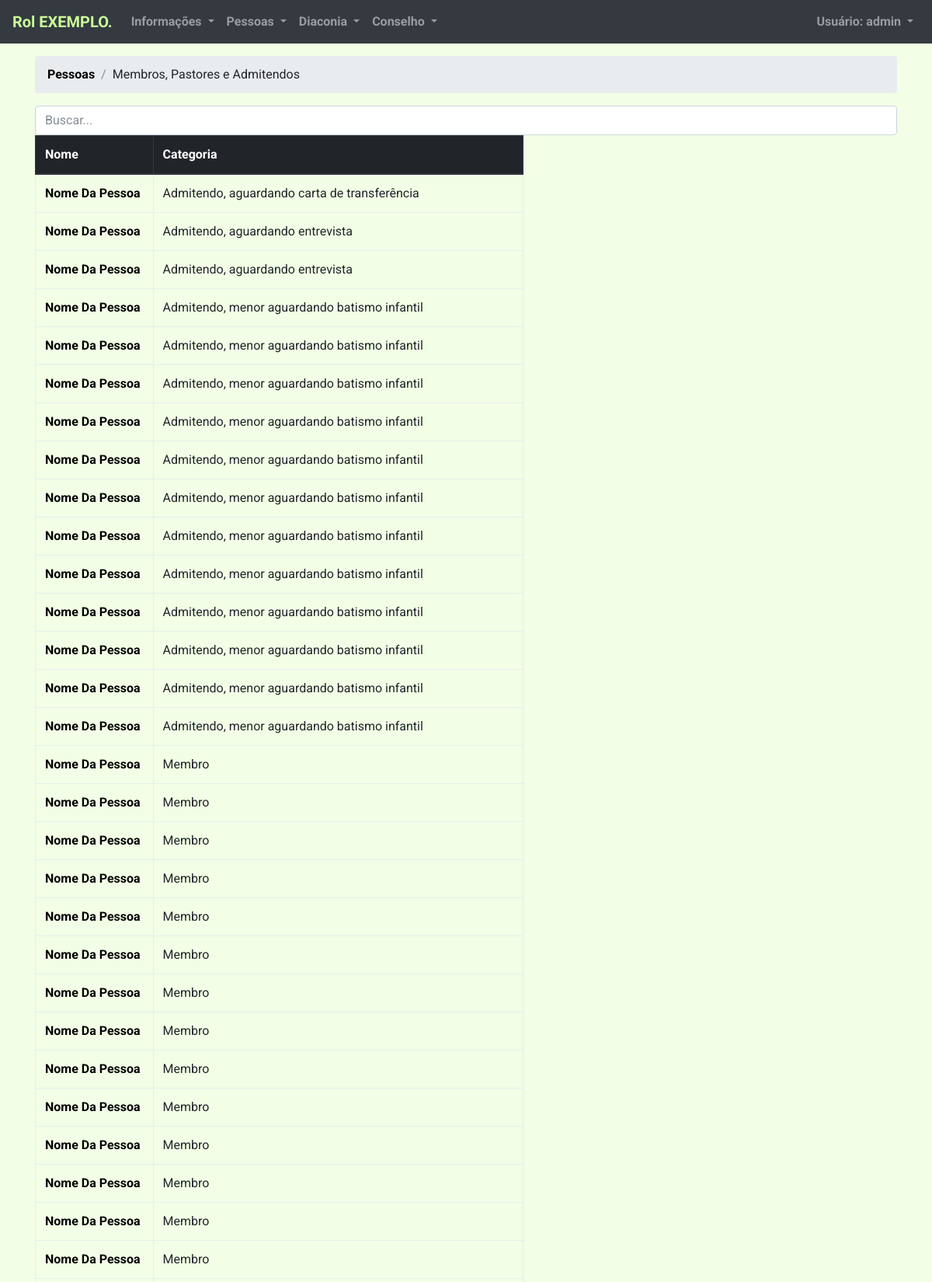
The app's page /pessoas/membros/ (signed in, upper part) with its own data.
### rol/models.py (models this page shows, shortened)
class Pessoa(models.Model):
    def pic_pessoa_id(self, filename):
        return 'pics/{0}'.format(self.id)
    nome = models.CharField(max_length=256)
    nome_ascii = models.CharField(max_length=256, null=True,blank=True)
    apelido = models.CharField(max_length=256, null=True,blank=True)
    sexo = models.CharField(max_length=1, choices=[('M','Masculino'),('F','Feminino')], null=True,blank=True)
    comungante = models.NullBooleanField(null=True,blank=True)
    categoria = models.ForeignKey(Categoria, related_name='pessoas', null=True,blank=True, on_delete=models.DO_NOTHING)
    foto = models.ImageField(upload_to=pic_pessoa_id, null=True,blank=True)
    pai = models.ForeignKey('self', related_name='filhos_p', null=True,blank=True, on_delete=models.DO_NOTHING)
    mae = models.ForeignKey('self', related_name='filhos_m', null=True,blank=True, on_delete=models.DO_NOTHING)
    chefe_familia = models.ForeignKey('self', related_name='membros_da_familia', null=True,blank=True, on_delete=models.DO_NOTHING)
    pai_biologico = models.ForeignKey('self', related_name='filhos_biologicos_p', null=True,blank=True, on_delete=models.DO_NOTHING)
    mae_biologica = models.ForeignKey('self', related_name='filhos_biologicos_m', null=True,blank=True, on_delete=models.DO_NOTHING)
    data_nascimento = models.DateField(null=True,blank=True)
    data_falecimento = models.DateField(null=True,blank=True)
    forma_admissao_pretendida = models.ForeignKey(TipoAdmissao, related_name='pessoas', null=True,blank=True, on_delete=models.DO_NOTHING)
    entrevista_admissao_realizada = models.NullBooleanField(null=True,blank=True)
    carta_transferencia_requisitada = models.NullBooleanField(null=True,blank=True)
    cpf = models.CharField(max_length=14, null=True,blank=True)
    rg = models.CharField(max_length=30, null=True,blank=True)
    estado_civil = models.ForeignKey(TipoEstadoCivil, related_name='pessoas', null=True,blank=True, on_delete=models.DO_NOTHING)
    conjuge = models.ForeignKey('self', related_name='pessoa_conjuge', null=True,blank=True, on_delete=models.DO_NOTHING)
    nao_conjuge = models.ForeignKey('self', related_name='pessoa_nao_conjuge', null=True,blank=True, on_delete=models.DO_NOTHING)
    estado_civil_complemento = models.ForeignKey(TipoEstadoCivilComplemento, related_name='pessoas', null=True,blank=True, on_delete=models.DO_NOTHING)
    data_inicio_relacionamento = models.DateField(null=True,blank=True)
    igreja_origem = models.ForeignKey(Igreja, related_name='pessoas', null=True,blank=True, on_delete=models.DO_NOTHING)
    batismo_quando = models.CharField(max_length=256, null=True,blank=True)
    batismo_onde = models.CharField(max_length=256, null=True,blank=True)
    profissao_fe_quando = models.CharField(max_length=256, null=True,blank=True)
    profissao_fe_onde = models.CharField(max_length=256, null=True,blank=True)
    razoes_pedido_admissao = models.TextField(null=True,blank=True)
    observacoes_legado = models.TextField(null=True,blank=True)
    data_pedido_admissao = models.DateField(null=True,blank=True)
    tem_filhos = models.NullBooleanField(null=True,blank=True)
    naturalidade = models.CharField(max_length=256, null=True,blank=True)
    data_update = models.DateField(null=True,blank=True)
    user_update = models.ForeignKey(User, related_name='atualizado_por', null=True, blank=True, on_delete=models.DO_NOTHING)
    rol = models.ForeignKey(Rol, related_name='pessoas_rol', on_delete=models.DO_NOTHING)
    talentos = models.ManyToManyField(Talento,related_name='banco_talentos')
    class Meta:
        ordering = ['nome_ascii']

class Categoria(models.Model):
    descricao = models.CharField(max_length=256)
    agregador = models.ForeignKey(AgregadorCategoria, related_name="categorias", on_delete=models.DO_NOTHING)
    detalhes = models.CharField(max_length=256, null=True,blank=True)
    def __str__(self):
        return self.descricao
    class Meta:
        ordering = ['descricao']

### rol/views/pessoas.py (the view)
# urls.py: url(r'^pessoas/membros/$', views.pessoas_membros, name='pessoas_membros'),
@login_required
@user_passes_test(lambda u: u.has_perm('rol.add_pessoa'))
def pessoas_membros(request):
    pessoas = Pessoa.objects.exclude(categoria = None).exclude(categoria_id__in=[15,5,7,48,50,52,67,12]).order_by('categoria','nome')
    return render(request, 'pessoas.html', {'pessoas': pessoas, 'categorias':"Membros, Pastores e Admitendos"})

### templates/pessoas.html
{% extends 'base.html' %}
{% block breadcrumb %}
<li class="breadcrumb-item"><a class="loadme" href="{% url 'home' %}">Pessoas</a></li>
<li class="breadcrumb-item">{{categorias}}</li>
{% endblock %}
{% block content %}
<div>
    <form>
        <input type="text" class="form-control" id="search-input" placeholder="Buscar..." autocomplete="off">
    </form>
</div>
<table id="table-pessoas" class="table table-bordered table-responsive">
  <thead class="thead-dark">
    <tr>
      <th>Nome</th>
      <th>Categoria</th>
    </tr>
  </thead>
  <tbody>
    {% for p in pessoas %}
      <tr>
        <td class="nome-pessoa"><a class="loadme" href="{% url 'pessoa' p.pk %}">{{ p.nome }}</a> <span style="font-size: 0;" > {{p.nome_ascii}} </span></td>
        <td class="categoria-pessoa">{{ p.categoria }}</td>
      </tr>
    {% endfor %}
  </tbody>
</table>
{% endblock %}

### templates/base.html (shortened to what this page needs)
{% load static %}<!DOCTYPE html>
<html>
  <head>
    <link rel="stylesheet" href="{% static 'css/bootstrap.min.css' %}">
    <link rel="stylesheet" href="{% static 'css/app.css' %}">
    <link rel="stylesheet" href="{% static 'css/datepicker.min.css' %}">
    <link rel="stylesheet" href="{% static 'css/select2.min.css' %}">
  </head>
  {% if user.is_authenticated %}
  <body>
    {% block body %}
    <nav class="navbar navbar-expand-md navbar-dark fixed-top bg-dark">
      <a class="navbar-brand loadme" href="{% url 'home' %}" style="color: #ccff99;">Rol EXEMPLO.</a>
      <div class="collapse navbar-collapse" id="navbarCollapse">
        <ul class="navbar-nav mr-auto">
          <li class="nav-item">
            <ul class="navbar-nav ml-auto">
              <li class="nav-item dropdown">
                <a class="nav-link dropdown-toggle" href="#" id="boletimMenu" data-toggle="dropdown" aria-haspopup="true" aria-expanded="false">
                  Informações
                </a>
              </li>
            </ul>
          </li>
          {% if perms.rol.add_pessoa %}
          <li class="nav-item active">
            <ul class="navbar-nav ml-auto">
              <li class="nav-item dropdown">
                <a class="nav-link dropdown-toggle" href="#" id="pessoasMenu" data-toggle="dropdown" aria-haspopup="true" aria-expanded="false">
                  Pessoas
                </a>
              </li>
            </ul>
          </li>
          <li class="nav-item active">
            <ul class="navbar-nav ml-auto">
              <li class="nav-item dropdown">
                <a class="nav-link dropdown-toggle" href="#" id="pessoasMenu" data-toggle="dropdown" aria-haspopup="true" aria-expanded="false">
                  Diaconia
                </a>
              </li>
            </ul>
          </li>
          {% endif %}
          {% if perms.rol.add_ata %}
          <li class="nav-item">
            <ul class="navbar-nav ml-auto">
              <li class="nav-item dropdown">
                <a class="nav-link dropdown-toggle" href="#" id="conselhoMenu" data-toggle="dropdown" aria-haspopup="true" aria-expanded="false">
                  Conselho
                </a>
              </li>
            </ul>
          </li>
          {% endif %}
        </ul>
        <ul class="navbar-nav ml-auto">
          <li class="nav-item dropdown">
            <a class="nav-link dropdown-toggle" href="#" id="userMenu" data-toggle="dropdown" aria-haspopup="true" aria-expanded="false">
              Usuário: {{ user.username }}
            </a>
          </li>
        </ul>
      </div>
    </nav>
    <div class="container">
      <ol class="breadcrumb">
        {% block breadcrumb %}
        {% endblock %}
      </ol>
      {% block content %}
      {% endblock %}
    </div>
  {% endblock body %}
  </body>
  {% endif %}
</html>

### static/css/app.css (style rules this page uses)
a { font-weight: bold; }
a:link { color: black; text-decoration: none; }
body { min-height: 75rem; padding-top: 4.5rem; background-color: #f2ffe6; font-family: "Roboto", sans-serif; }

### records on screen
Pessoa: nome "Nome Da Pessoa", categoria "Admitendo, aguardando carta de transferência"
Pessoa: nome "Nome Da Pessoa", categoria "Admitendo, aguardando entrevista"
Pessoa: nome "Nome Da Pessoa", categoria "Admitendo, aguardando entrevista"
Pessoa: nome "Nome Da Pessoa", categoria "Admitendo, menor aguardando batismo infantil"
Pessoa: nome "Nome Da Pessoa", categoria "Admitendo, menor aguardando batismo infantil"
Pessoa: nome "Nome Da Pessoa", categoria "Admitendo, menor aguardando batismo infantil"
Pessoa: nome "Nome Da Pessoa", categoria "Admitendo, menor aguardando batismo infantil"
Pessoa: nome "Nome Da Pessoa", categoria "Admitendo, menor aguardando batismo infantil"
Pessoa: nome "Nome Da Pessoa", categoria "Admitendo, menor aguardando batismo infantil"
Pessoa: nome "Nome Da Pessoa", categoria "Admitendo, menor aguardando batismo infantil"
Pessoa: nome "Nome Da Pessoa", categoria "Admitendo, menor aguardando batismo infantil"
Pessoa: nome "Nome Da Pessoa", categoria "Admitendo, menor aguardando batismo infantil"
Pessoa: nome "Nome Da Pessoa", categoria "Admitendo, menor aguardando batismo infantil"
Pessoa: nome "Nome Da Pessoa", categoria "Admitendo, menor aguardando batismo infantil"
Pessoa: nome "Nome Da Pessoa", categoria "Admitendo, menor aguardando batismo infantil"
Pessoa: nome "Nome Da Pessoa", categoria "Membro"
Pessoa: nome "Nome Da Pessoa", categoria "Membro"
Pessoa: nome "Nome Da Pessoa", categoria "Membro"
Pessoa: nome "Nome Da Pessoa", categoria "Membro"
Pessoa: nome "Nome Da Pessoa", categoria "Membro"
Pessoa: nome "Nome Da Pessoa", categoria "Membro"
Pessoa: nome "Nome Da Pessoa", categoria "Membro"
Pessoa: nome "Nome Da Pessoa", categoria "Membro"
Pessoa: nome "Nome Da Pessoa", categoria "Membro"
Pessoa: nome "Nome Da Pessoa", categoria "Membro"
Pessoa: nome "Nome Da Pessoa", categoria "Membro"
Pessoa: nome "Nome Da Pessoa", categoria "Membro"
Pessoa: nome "Nome Da Pessoa", categoria "Membro"
Pessoa: nome "Nome Da Pessoa", categoria "Membro"

### other values on screen
{{ user.username }} "admin"
{{ categorias }} "Membros, Pastores e Admitendos"
